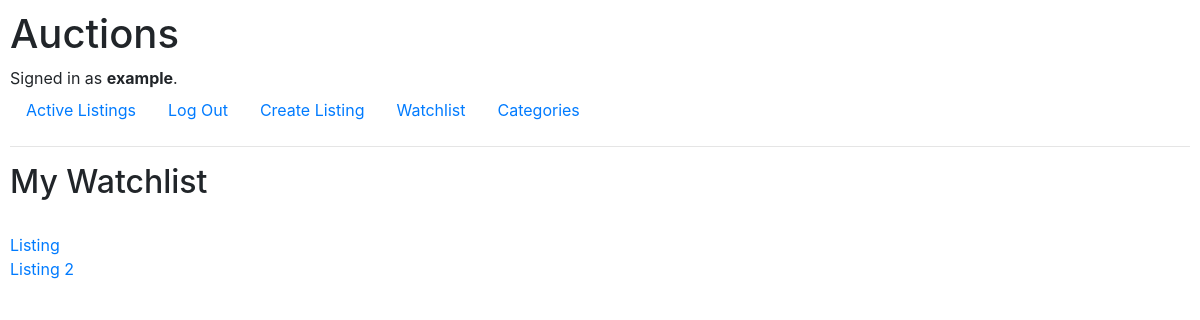
The page /watchlist (signed in) on the database its author committed.
### auctions/models.py (models this page shows, shortened)
class User(AbstractUser):
    pass

class Watchlist(models.Model):
    listing = models.ForeignKey(Listing, on_delete=models.CASCADE, related_name="watchlistitems")
    user =  models.ForeignKey(User, on_delete=models.PROTECT, related_name="watchlistitems")
    status = models.BooleanField(default=True)

class Listing(models.Model):
    name = models.CharField(max_length=100)
    discription = models.TextField()
    starting_bid = models.IntegerField()
    category = models.ForeignKey(Category, on_delete=models.CASCADE, related_name="listings")
    img_URL = models.TextField(blank=True)
    user = models.ForeignKey(User, on_delete=models.CASCADE, related_name="listings")
    status = models.BooleanField(default=True)
    datetime_created = models.DateTimeField(auto_now_add=True)

### auctions/views.py (the view)
# urls.py: path("watchlist", views.watchlist, name="watchlist"),
def watchlist(request):
    watchlist = Watchlist.objects.filter(user=User(request.user.id))
    return render(request, "auctions/watchlist.html", {
        "watchlist": watchlist
    })

### auctions/templates/auctions/watchlist.html
{% extends "auctions/layout.html" %}
{% block body %}
    <h2>My Watchlist</h2>
    <br>
    {% for watchlistitem in watchlist %}
        {% if watchlistitem.status == True %}
            <a href="{% url 'listing' watchlistitem.listing.id %}">{{ watchlistitem.listing.name }}</a>
            <br>
        {% endif %}
    {% endfor %}
{% endblock %}

### auctions/templates/auctions/layout.html (shortened to what this page needs)
{% load static %}
<!DOCTYPE html>
<html lang="en">
    <head>
        <link rel="stylesheet" href="https://stackpath.bootstrapcdn.com/bootstrap/4.4.1/css/bootstrap.min.css">
        <link href="{% static 'auctions/styles.css' %}" rel="stylesheet">
    </head>
    <body>
        <h1>Auctions</h1>
        <div>
            {% if user.is_authenticated %}
                Signed in as <strong>{{ user.username }}</strong>.
            {% else %}
                Not signed in.
            {% endif %}
        </div>
        <ul class="nav">
            <li class="nav-item">
                <a class="nav-link" href="{% url 'index' %}">Active Listings</a>
            </li>
            {% if user.is_authenticated %}
                <li class="nav-item">
                    <a class="nav-link" href="{% url 'logout' %}">Log Out</a>
                </li>
                <li>
                    <a class="nav-link" href="{% url 'create' %}">Create Listing</a>
                </li>
                <li>
                    <a class="nav-link" href="{% url 'watchlist' %}">Watchlist</a>
                </li>
                <li>
                    <a class="nav-link" href="{% url 'categories' %}">Categories</a>
                </li>
            {% endif %}
        </ul>
        <hr>
        {% block body %}
        {% endblock %}
    </body>
</html>

### auctions/static/auctions/styles.css (style rules this page uses)
body { padding: 10px; }

### rows shown on the page
User: username "example"
Watchlist: listing.name "Listing"
Watchlist: listing.name "Listing 2"
